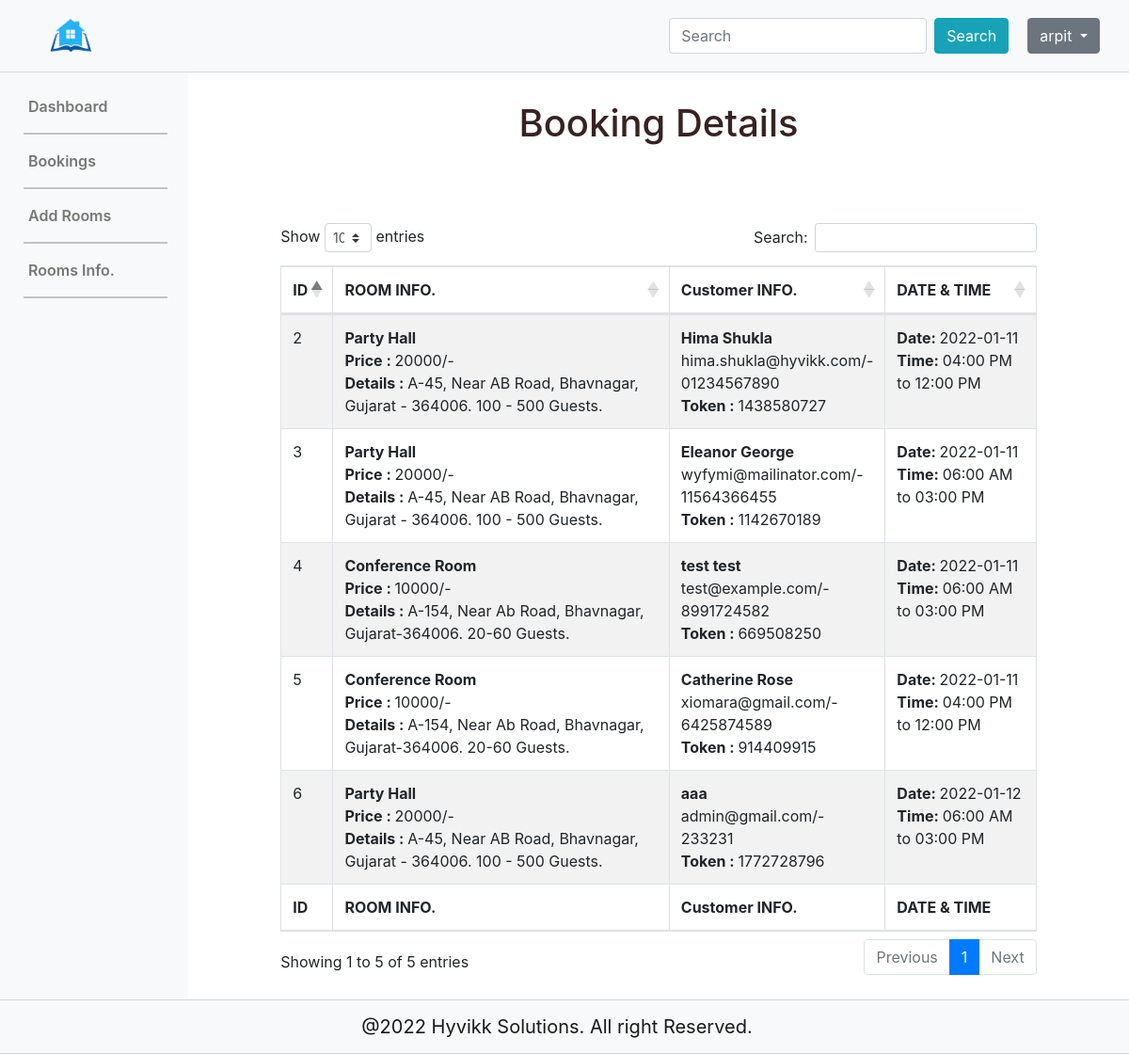
The app's page /admin/booking.php (signed in) with its own data.
### tables this page shows
CREATE TABLE IF NOT EXISTS `bookings` (
  `id` int(11) NOT NULL AUTO_INCREMENT,
  `name` varchar(255) NOT NULL,
  `email` varchar(255) NOT NULL,
  `mobile` varchar(255) NOT NULL,
  `room_id` varchar(255) NOT NULL,
  `rb_date` date NOT NULL,
  `rb_time` varchar(255) NOT NULL,
  `uniq_id` varchar(255) NOT NULL,
  `description` varchar(255) NOT NULL,
  `created_at` timestamp NOT NULL DEFAULT current_timestamp() ON UPDATE current_timestamp(),
  PRIMARY KEY (`id`)
);

CREATE TABLE IF NOT EXISTS `rooms` (
  `id` int(11) NOT NULL AUTO_INCREMENT,
  `img` varchar(255) NOT NULL,
  `name` varchar(255) NOT NULL,
  `info` varchar(255) NOT NULL,
  `price` varchar(255) NOT NULL,
  `created_at` timestamp NOT NULL DEFAULT current_timestamp() ON UPDATE current_timestamp(),
  PRIMARY KEY (`id`)
);

### admin/booking.php (the view, shortened to what this page needs)
<!doctype html>
    <html lang="en">
    <head>
        <?php include "links.php"; ?>
    </head>
    <body>
        <?php include "header.php";?>
        <div class="container-fluid main">
            <div class="row">
                <div class="col-md-2 col-sm-12 nav1">
                        <?php include "navbar.php"; ?>
                </div>
                <div class="col-md-10 col-sm-12">
                    <div class="row">
                        <div class="title-head">
                            <h1>Booking Details</h1>
                        </div>
                    </div>
                    <div class="row">
                        <div class="col-sm-12 col-md-10 offset-md-1">
                            <div class="download">&nbsp; <br></div>
                            <table id="example" class="table table-striped table-bordered" style="width:100%">
                                <thead>
                                    <tr>
                                        <th>ID</th>
                                        <th>ROOM INFO.</th>
                                        <th>Customer INFO.</th>
                                        <th>DATE & TIME</th>
                                    </tr>
                                </thead>
                                <tbody>
                                    <?php
                                        $sql = "SELECT *, bookings.id as bid, bookings.name as bname FROM bookings LEFT JOIN rooms ON bookings.room_id = rooms.id ORDER BY bookings.id";
                                        $result = mysqli_query($con, $sql);
                                        while($data = mysqli_fetch_array($result)){
                                    ?>
                                    <tr>
                                       <td><?php echo $data['bid']; ?></td>
                                       <td><strong><?php echo $data['name']; ?> </strong><br>
                                            <strong>Price : </strong> <?php echo $data['price']; ?>/-<br>
                                            <strong>Details : </strong><?php echo $data['info']; ?>
                                        </td>
                                       <td><strong><?php echo $data['bname']; ?> </strong><br>
                                            <?php echo $data['email']; ?>/-<br>
                                            <?php echo $data['mobile']; ?> <br>
                                            <strong>Token : </strong><?php echo $data['uniq_id']; ?>
                                        </td>
                                       <td><strong>Date: </strong><?php echo $data['rb_date']; ?> <br>
                                            <strong>Time: </strong><?php if($data['rb_time'] == 't1'){echo '06:00 AM to 03:00 PM';}else{ echo '04:00 PM to 12:00 PM';}; ?>
                                       </td>
                                    </tr>
                                    <?php } ?>
                                </tbody>
                                <tfoot>
                                    <tr>
                                        <th>ID</th>
                                        <th>ROOM INFO.</th>
                                        <th>Customer INFO.</th>
                                        <th>DATE & TIME</th>
                                    </tr>
                                </tfoot>
                            </table>
                            <br>
                        </div>
                    </div>
                </div>
            </div>
        </div>
        <?php include "../footer.php"; ?>
        </body>
    </html>

### assets/css/style.css (style rules this page uses)
.main { min-height: 500px!important; }
.download { margin:10px!important; text-align: right!important; }
.title-head { text-align: center!important; padding: 30px 20px!important; color:#382222; }
.nav1 { background-color: #f8f9fa!important; min-height: 550px; }

### records on screen
bookings: id "2", room.name "Party Hall", room.price "20000", room.info "A-45, Near AB Road, Bhavnagar, Gujarat - 364006. 100 - 500 Guests.", name "Hima Shukla", email "hima.shukla@hyvikk.com", mobile "01234567890", uniq "1438580727", rb_date "2022-01-11", rb_time "04:00 PM to 12:00 PM"
bookings: id "3", room.name "Party Hall", room.price "20000", room.info "A-45, Near AB Road, Bhavnagar, Gujarat - 364006. 100 - 500 Guests.", name "Eleanor George", email "wyfymi@mailinator.com", mobile "11564366455", uniq "1142670189", rb_date "2022-01-11", rb_time "06:00 AM to 03:00 PM"
bookings: id "4", room.name "Conference Room", room.price "10000", room.info "A-154, Near Ab Road, Bhavnagar, Gujarat-364006. 20-60 Guests.", name "test test", email "test@example.com", mobile "8991724582", uniq "669508250", rb_date "2022-01-11", rb_time "06:00 AM to 03:00 PM"
bookings: id "5", room.name "Conference Room", room.price "10000", room.info "A-154, Near Ab Road, Bhavnagar, Gujarat-364006. 20-60 Guests.", name "Catherine Rose", email "xiomara@gmail.com", mobile "6425874589", uniq "914409915", rb_date "2022-01-11", rb_time "04:00 PM to 12:00 PM"
bookings: id "6", room.name "Party Hall", room.price "20000", room.info "A-45, Near AB Road, Bhavnagar, Gujarat - 364006. 100 - 500 Guests.", name "aaa", email "admin@gmail.com", mobile "233231", uniq "1772728796", rb_date "2022-01-12", rb_time "06:00 AM to 03:00 PM"

### other values on screen
$_SESSION['admin_name'] "arpit"
